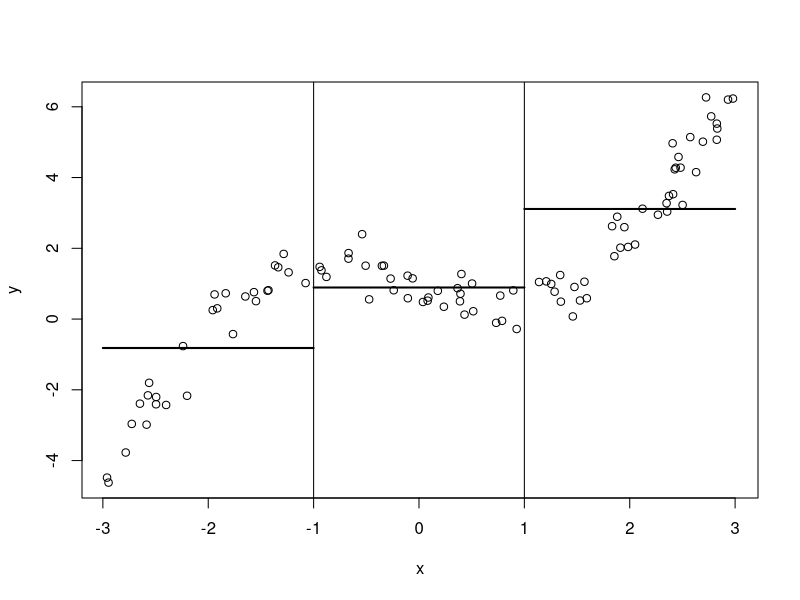
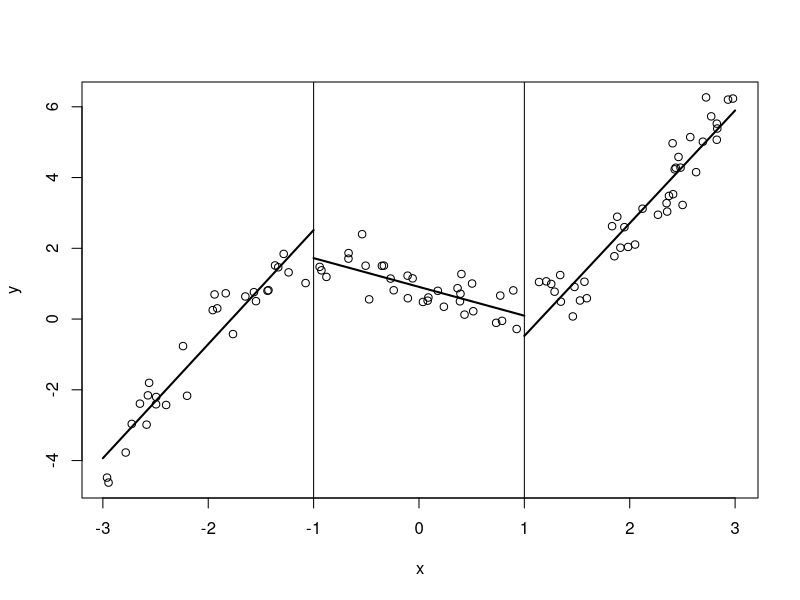
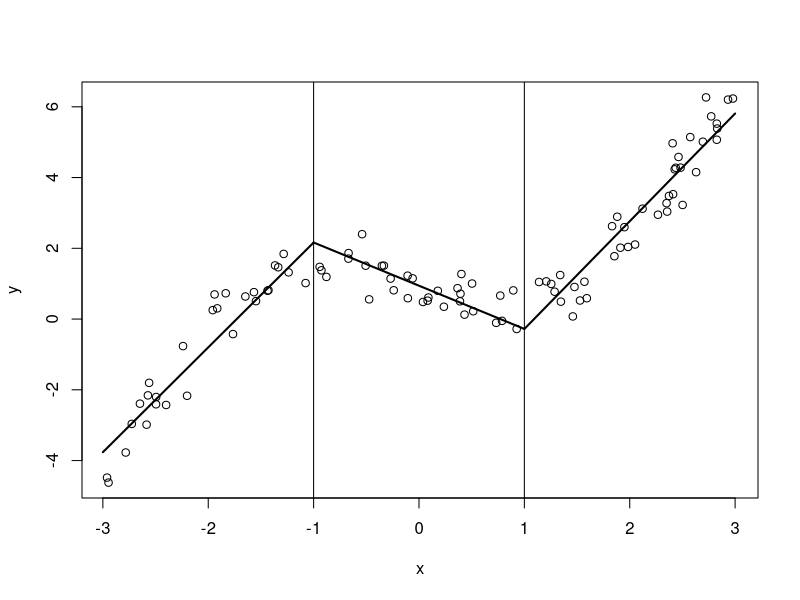
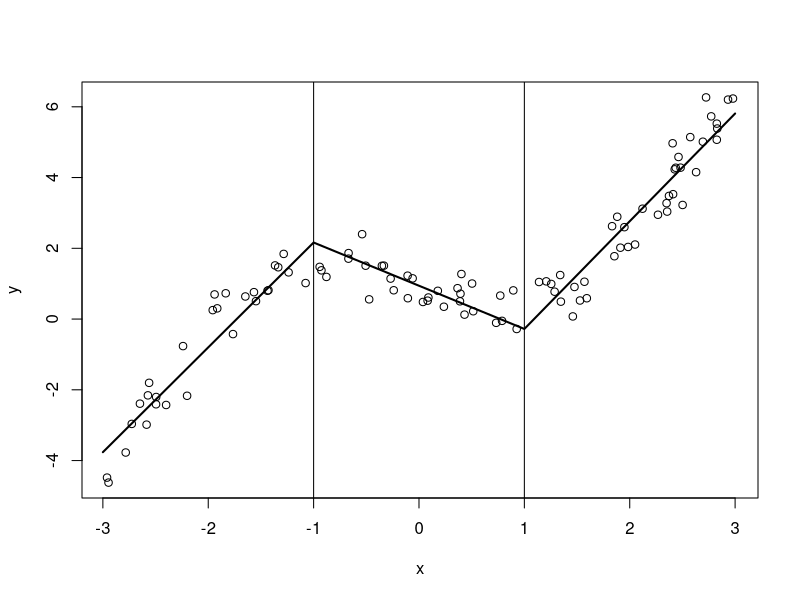
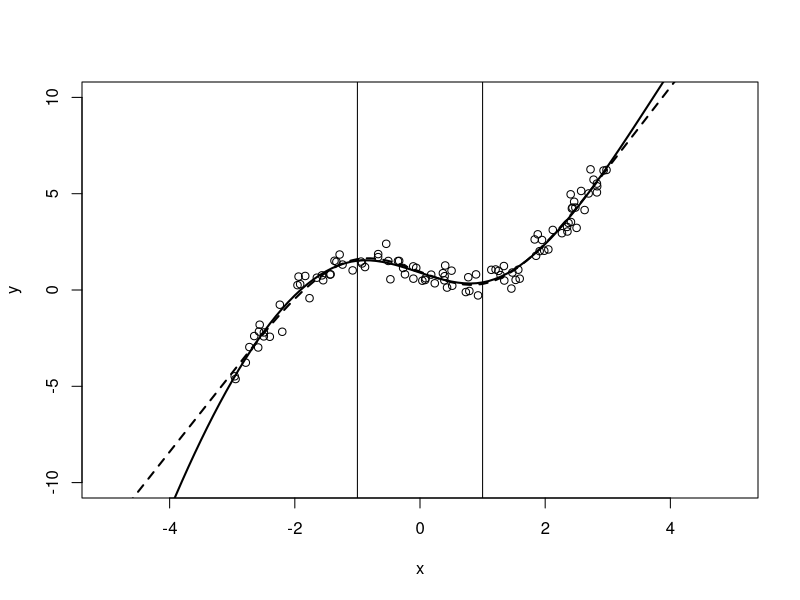
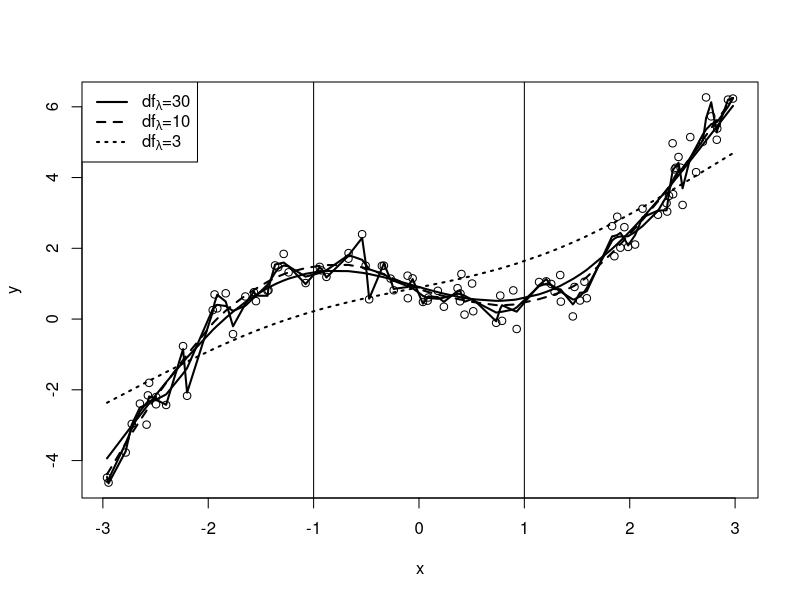

R code for these plots, in order:
library(splines)

set.seed(4)
x = runif(100, -3, 3)
y = (1 + 2*x - 3*sin(x)) + rnorm(100, 0, .5)
plot(x, y)

abline(v=-1, col='black')
abline(v=1, col='black')


# Piecewise constant
h1 = x <=- 1
h2 = x > -1 & x <= 1
h3 = x > 1 

H = cbind(h1, h2, h3) 

beta = solve(t(H)%*%H)%*%t(H)%*%y

y.hat = H%*%beta

lines(c(-3, -1), c(beta[1], beta[1]), lwd=2)
lines(c(-1, 1), c(beta[2], beta[2]), lwd=2)
lines(c(1, 3), c(beta[3], beta[3]), lwd=2)


# Piecewise linear
h1 = x <= -1
h2 = x > -1 & x <= 1
h3 = x > 1 
h4 = h1*x
h5 = h2*x
h6 = h3*x

H = cbind(h1, h2, h3, h4, h5, h6) 

beta = solve(t(H)%*%H)%*%t(H)%*%y

y.hat = H%*%beta

plot(x, y)
abline(v=-1, col='black')
abline(v=1, col='black')

lines(c(-3, -1), c(beta[1]+beta[4]*(-3), beta[1]+beta[4]*(-1)), lwd=2)
lines(c(-1, 1), c(beta[2]+beta[5]*(-1), beta[2]+beta[5]*(1)), lwd=2)
lines(c(1, 3), c(beta[3]+beta[6]*(1), beta[3]+beta[6]*(3)), lwd=2)




# Piecewise linear with continuity
h1 = 1
h2 = x
h3 = pmax(0, x - (-1))
h4 = pmax(0, x - (1))

H = cbind(h1, h2, h3, h4) 

beta = solve(t(H)%*%H)%*%t(H)%*%y

y.hat = H%*%beta

plot(x, y)
abline(v=-1, col='black')
abline(v=1, col='black')

lines(c(-3, -1), c(beta[1]+beta[2]*(-3), beta[1]+beta[2]*(-1)), lwd=2)
lines(c(-1, 1), c(beta[1] - beta[2], beta[1]+beta[2] + 2*beta[3]), lwd=2)
lines(c(1, 3), c(beta[1]+beta[2] + 2*beta[3], beta[1]+3*beta[2]+4*beta[3]+2*beta[4]), lwd=2)



# If we use B-splines

plot(x, y)

abline(v=-1, col='black')
abline(v=1, col='black')

basis.fn <- bs(x, knots=c(-1, 1), degree=1)
B.model <- lm(y~basis.fn)
beta = coef(B.model)

t <- seq(-3, 3, .1)
basis.fn.t = predict(basis.fn, t)
y.hat <-cbind(1, basis.fn.t)%*%beta
lines(t, y.hat, lwd=2)




# Order-4 polynomial spline (degree=3)

plot(x, y, xlim=c(-5, 5), ylim=c(-10, 10))

abline(v=-1, col='black')
abline(v=1, col='black')

basis.fn <- bs(x, knots=c(-1, 1), degree=3)
cubicSp.model <- lm(y~basis.fn)
beta = coef(cubicSp.model)

t <- seq(-5, 5, .1)
basis.fn.t = predict(basis.fn, t)
y.hat <-cbind(1, basis.fn.t)%*%beta
lines(t, y.hat, lwd=2)


# Natural cubic spline

basis.fn <- ns(x, knots=c(-1, 1))
beta = coef(lm(y~basis.fn))

t <- seq(-5, 5, .1)
basis.fn.t = predict(basis.fn, t)
y.hat <-cbind(1, basis.fn.t)%*%beta
lines(t, y.hat, lwd=2, lty=2)


# Smoothing splines
plot(x, y)

abline(v=-1, col='black')
abline(v=1, col='black')

ss.model <- smooth.spline(x, y, spar=0.1)
lines(ss.model, lwd=2)

ss.model <- smooth.spline(x, y, spar=0.9)
lines(ss.model, lwd=2)


ss.model <- smooth.spline(x, y, df = 30)
lines(ss.model, lwd=2)

ss.model <- smooth.spline(x, y, df = 10)
lines(ss.model, lty=2, lwd=2)

ss.model <- smooth.spline(x, y, df = 3)
lines(ss.model, lty=3, lwd=2)


legend('topleft', legend=c(expression(paste(df[lambda], '=30')), expression(paste(df[lambda], '=10')), expression(paste(df[lambda], '=3')) ), lty=c(1, 2, 3), lwd=2)

